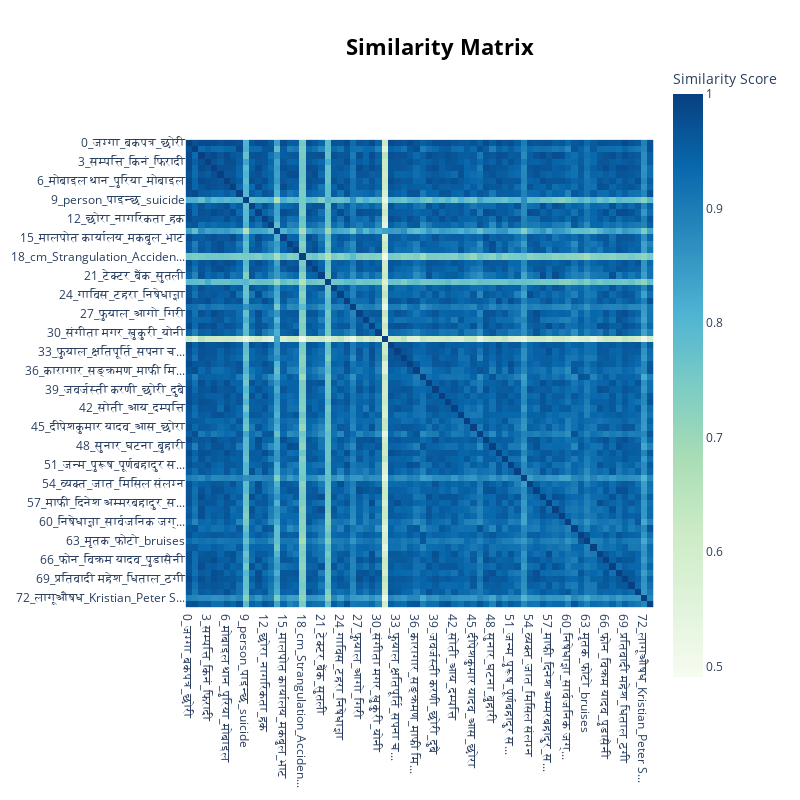

Notebook code cell kept with this figure:
### Code cell
fig = topic_model.visualize_heatmap()
fig.show()

### Figure 1 — Plotly figure (JSON) as saved in the notebook; plotly's stock layout.template omitted (floating-point values rounded to 4 significant figures; data arrays with more than 128 entries replaced by an {"elided": "..."} marker saying what was removed)
{"data": [{"coloraxis": "coloraxis", "hovertemplate": "x: %{x}<br>y: %{y}<br>Similarity Score: %{z}<extra></extra>", "name": "0", "type": "heatmap", "x": ["0_जग्गा_बकपत्र_छोरी", "1_प्रकरण_कानूनी_संविधान धारा", "2_चोरी_छोरी_मृतक", "3_सम्पत्ति_किनं_फिरादी", "4_उषा_क्याफे_भारत", "5_गणेश_घटना_नोट", "6_मोबाइल थान_पुरिया_मोबाइल", "7_पिडित_दूरसञ्चार_जग्गा", "8_बाल सुधार_अभिभावक_जिम्", "9_person_पाइन्छ_suicide", "10_गाँजा_घलान_बच्चा", "11_मोटरसाइकल_विराटनगर_अमरेश...", "12_छोरा_नागरिकता_हक", "13_संविधान_भट्टराई_Isolation", "14_देहाय सजाय_परिमाण_केजी", "15_मालपोत कार्यालय_मकबुल_भाट", "16_शंकर_सुन_बजेतिर", "17_भट्ट_गोरखा_ईश्वर", "18_cm_Strangulation_Acciden...", "19_किनं_सोती_गौचर", "20_मैं_मोबाइल_उमेर", "21_टेक्टर_बैंक_सुतली", "22_The_spouse_CRC", "23_भुक्तानी_बैंक_खाता रकम", "24_गाविस_टहरा_निषेधाज्ञा", "25_चौधरी_सहकारी संस्था_निवेदि", "26_निवेदि_यौन_विषय", "27_फुयाल_आगो_गिरी", "28_लेनदेन व्यवहार_मञ्ज़ुरी_...", "29_ढकाल_मगर_कुटपिट", "30_संगीता मगर_खुकुरी_योनी", "31_ठहरना_गरिदिएँ_बहाल", "32_पवित्रा खड्_अजय मण्डल_कक...", "33_फुयाल_क्षतिपूर्ति_सपना च...", "34_औषध_अर्जुन सुवेदी_होटल", "35_चोरी_पक्ष_युनुस", "36_कारागार_सङ्क्रमण_माफी मि...", "37_नारायण_Hostile_मृतक", "38_किनं_अनुगमन_घिमिरे", "39_जवर्जस्ती करणी_छोरी_दुबै", "40_मण्डल_पन्जाब_व्यहोरा प्र...", "41_जय_बालसुधार गृह_सिन्धुपा...", "42_सोती_आय_दम्पत्ति", "43_ट्रक_गाई_देवेन्द्र महतो", "44_बाल_गठन_संस्था", "45_दीपेशकुमार यादव_आस_छोरा", "46_Incuriam_Per_इजलास", "47_मोटरसाइकल_आयुषकुमार_बालव...", "48_सुनार_घटना_बुहारी", "49_कारागार_भक्तबहादुर क्षेत...", "50_छोरी_मट्टितेल_पुल", "51_जन्म_पुरूष_पूर्णबहादुर स...", "52_मण्डल_लाठी_थ्रेसर", "53_जबर्जस्ती_करणी अपराध_योनी", "54_व्यक्त_जात_मिसिल संलग्न", "55_सद्दन_पसल_छमसिंह", "56_खिचोला_शम्शेर_दक्षिण", "57_माफी_दिनेश अम्मरबहादुर_स...", "58_अञ्जु_लास_रमेश पहाड़ी", "59_रामबाबु_फुलगेन_कुटपिट", "60_निषेधाज्ञा_सार्वजनिक जग्...", "61_टहरा_हक_निषेधाज्ञा", "62_नाथ_प्रतिवादी दिव्यदेव_म...", "63_मृतक_फोटो_bruises", "64_आधी_सनमुखिया देवी_खे", "65_अपाङ्ग_कुमार पूर्णबहादुर...", "66_फोन_विक्रम यादव_पुडासैनी", "67_मुखिया_दीपेशकुमार यादव_छ...", "68_भोटे_रुम्बा_बहराईन", "69_प्रतिवादी महेश_धिताल_ठगी", "70_शिक्षक_मानन्धर_सुन", "71_ननं_कोठी_मुमवीर", "72_लागूऔषध_Kristian_Peter S...", "73_राज्य_प्रकरण_विज्ञापन"], "xaxis": "x", "y": ["0_जग्गा_बकपत्र_छोरी", "1_प्रकरण_कानूनी_संविधान धारा", "2_चोरी_छोरी_मृतक", "3_सम्पत्ति_किनं_फिरादी", "4_उषा_क्याफे_भारत", "5_गणेश_घटना_नोट", "6_मोबाइल थान_पुरिया_मोबाइल", "7_पिडित_दूरसञ्चार_जग्गा", "8_बाल सुधार_अभिभावक_जिम्", "9_person_पाइन्छ_suicide", "10_गाँजा_घलान_बच्चा", "11_मोटरसाइकल_विराटनगर_अमरेश...", "12_छोरा_नागरिकता_हक", "13_संविधान_भट्टराई_Isolation", "14_देहाय सजाय_परिमाण_केजी", "15_मालपोत कार्यालय_मकबुल_भाट", "16_शंकर_सुन_बजेतिर", "17_भट्ट_गोरखा_ईश्वर", "18_cm_Strangulation_Acciden...", "19_किनं_सोती_गौचर", "20_मैं_मोबाइल_उमेर", "21_टेक्टर_बैंक_सुतली", "22_The_spouse_CRC", "23_भुक्तानी_बैंक_खाता रकम", "24_गाविस_टहरा_निषेधाज्ञा", "25_चौधरी_सहकारी संस्था_निवेदि", "26_निवेदि_यौन_विषय", "27_फुयाल_आगो_गिरी", "28_लेनदेन व्यवहार_मञ्ज़ुरी_...", "29_ढकाल_मगर_कुटपिट", "30_संगीता मगर_खुकुरी_योनी", "31_ठहरना_गरिदिएँ_बहाल", "32_पवित्रा खड्_अजय मण्डल_कक...", "33_फुयाल_क्षतिपूर्ति_सपना च...", "34_औषध_अर्जुन सुवेदी_होटल", "35_चोरी_पक्ष_युनुस", "36_कारागार_सङ्क्रमण_माफी मि...", "37_नारायण_Hostile_मृतक", "38_किनं_अनुगमन_घिमिरे", "39_जवर्जस्ती करणी_छोरी_दुबै", "40_मण्डल_पन्जाब_व्यहोरा प्र...", "41_जय_बालसुधार गृह_सिन्धुपा...", "42_सोती_आय_दम्पत्ति", "43_ट्रक_गाई_देवेन्द्र महतो", "44_बाल_गठन_संस्था", "45_दीपेशकुमार यादव_आस_छोरा", "46_Incuriam_Per_इजलास", "47_मोटरसाइकल_आयुषकुमार_बालव...", "48_सुनार_घटना_बुहारी", "49_कारागार_भक्तबहादुर क्षेत...", "50_छोरी_मट्टितेल_पुल", "51_जन्म_पुरूष_पूर्णबहादुर स...", "52_मण्डल_लाठी_थ्रेसर", "53_जबर्जस्ती_करणी अपराध_योनी", "54_व्यक्त_जात_मिसिल संलग्न", "55_सद्दन_पसल_छमसिंह", "56_खिचोला_शम्शेर_दक्षिण", "57_माफी_दिनेश अम्मरबहादुर_स...", "58_अञ्जु_लास_रमेश पहाड़ी", "59_रामबाबु_फुलगेन_कुटपिट", "60_निषेधाज्ञा_सार्वजनिक जग्...", "61_टहरा_हक_निषेधाज्ञा", "62_नाथ_प्रतिवादी दिव्यदेव_म...", "63_मृतक_फोटो_bruises", "64_आधी_सनमुखिया देवी_खे", "65_अपाङ्ग_कुमार पूर्णबहादुर...", "66_फोन_विक्रम यादव_पुडासैनी", "67_मुखिया_दीपेशकुमार यादव_छ...", "68_भोटे_रुम्बा_बहराईन", "69_प्रतिवादी महेश_धिताल_ठगी", "70_शिक्षक_मानन्धर_सुन", "71_ननं_कोठी_मुमवीर", "72_लागूऔषध_Kristian_Peter S...", "73_राज्य_प्रकरण_विज्ञापन"], "yaxis": "y", "z": {"elided": "74x74 float values"}}], "layout": {"coloraxis": {"colorbar": {"title": {"text": "Similarity Score"}}, "colorscale": [[0, "rgb(247,252,240)"], [0.125, "rgb(224,243,219)"], [0.25, "rgb(204,235,197)"], [0.375, "rgb(168,221,181)"], [0.5, "rgb(123,204,196)"], [0.625, "rgb(78,179,211)"], [0.75, "rgb(43,140,190)"], [0.875, "rgb(8,104,172)"], [1, "rgb(8,64,129)"]]}, "height": 800, "hoverlabel": {"bgcolor": "white", "font": {"family": "Rockwell", "size": 16}}, "legend": {"title": {"text": "Trend"}}, "margin": {"t": 60}, "showlegend": true, "title": {"font": {"color": "Black", "size": 22}, "text": "<b>Similarity Matrix</b>", "x": 0.55, "xanchor": "center", "y": 0.95, "yanchor": "top"}, "width": 800, "xaxis": {"anchor": "y", "constrain": "domain", "domain": [0, 1], "scaleanchor": "y"}, "yaxis": {"anchor": "x", "autorange": "reversed", "constrain": "domain", "domain": [0, 1]}}}
